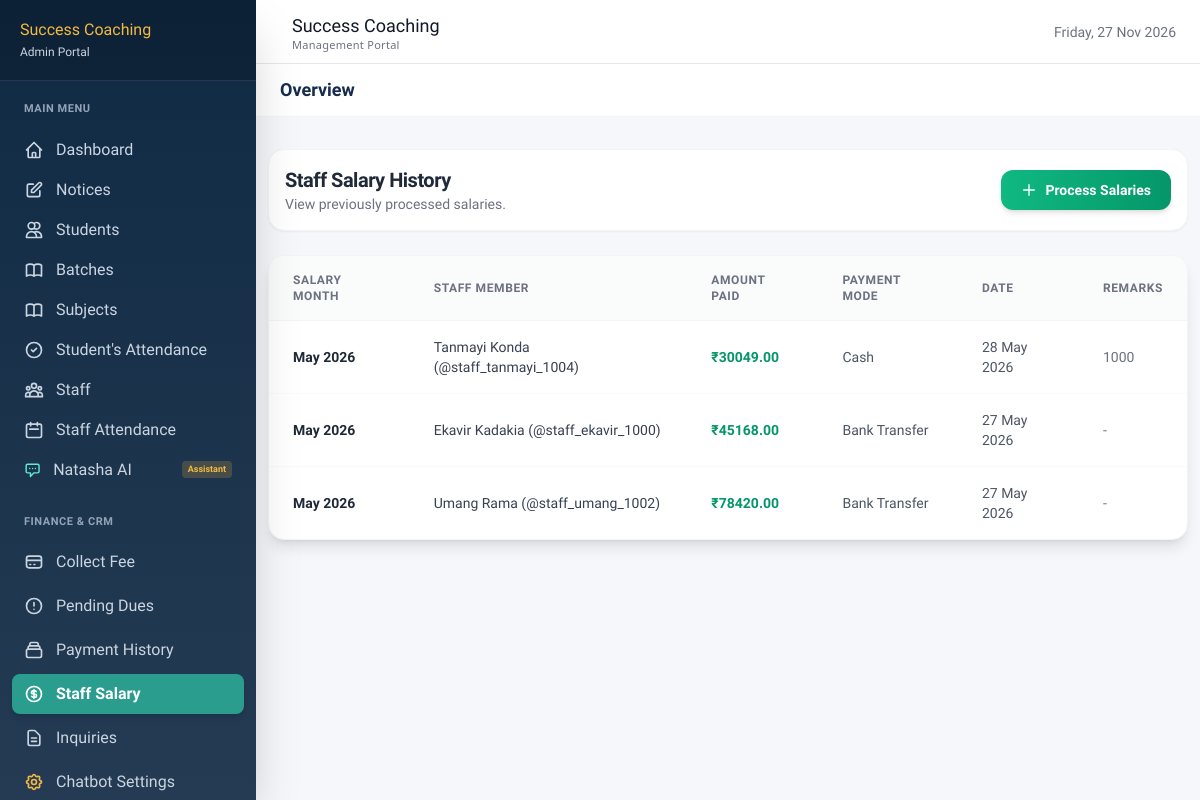
Page /dashboard/payments/staff-salary/history/ (signed in) on the committed database.
### payments/models.py (models this page shows)
class StaffSalary(models.Model):
    STATUS_CHOICES = [
        ('paid', 'Paid'),
        ('pending', 'Pending'),
    ]
    MODE_CHOICES = [
        ('cash', 'Cash'),
        ('upi', 'UPI'),
        ('bank_transfer', 'Bank Transfer'),
        ('cheque', 'Cheque'),
    ]
    staff = models.ForeignKey('staff.Staff', on_delete=models.CASCADE, related_name='salaries')
    month = models.DateField()  # Typically the 1st of the month the salary is for
    amount_paid = models.DecimalField(max_digits=10, decimal_places=2)
    status = models.CharField(max_length=10, choices=STATUS_CHOICES, default='pending')
    payment_mode = models.CharField(max_length=20, choices=MODE_CHOICES, blank=True)
    payment_date = models.DateField(null=True, blank=True)
    processed_by = models.ForeignKey(settings.AUTH_USER_MODEL, on_delete=models.SET_NULL, null=True)
    remarks = models.TextField(blank=True)
    class Meta:
        unique_together = ('staff', 'month')

### staff/models.py (models this page shows, shortened)
class Staff(models.Model):
    user = models.OneToOneField(settings.AUTH_USER_MODEL, on_delete=models.CASCADE)
    employee_id = models.CharField(max_length=20, unique=True)
    designation = models.CharField(max_length=100)
    subject_expertise = models.CharField(max_length=200)
    qualification = models.CharField(max_length=200)
    date_of_joining = models.DateField()
    salary = models.DecimalField(max_digits=10, decimal_places=2)
    is_active = models.BooleanField(default=True)
    address = models.TextField(blank=True)
    emergency_contact = models.CharField(max_length=15, blank=True)

### accounts/models.py (models this page shows)
class User(AbstractUser):
    ROLE_CHOICES = [('admin', 'Admin'), ('staff', 'Staff'), ('student', 'Student')]
    role = models.CharField(max_length=20, choices=ROLE_CHOICES, default='student')
    phone = models.CharField(max_length=15, blank=True)
    profile_photo = models.ImageField(upload_to='profiles/', blank=True, null=True)
    created_at = models.DateTimeField(auto_now_add=True)

### payments/views.py (the view)
# urls.py: path('staff-salary/history/', views.staff_salary_history, name='staff_salary_history'),
@admin_required
def staff_salary_history(request):
    from .models import StaffSalary
    salaries = StaffSalary.objects.select_related('staff__user', 'processed_by').order_by('-month', '-payment_date')
    return render(request, 'dashboard/payments/staff_salary_history.html', {'salaries': salaries})

### accounts/context_processors.py (called while the page is built)
def dashboard_base(request):
    context = {}
    if not request.user.is_authenticated:
        context['base_template'] = 'base_dashboard.html'
        return context
    if request.user.role == 'staff':
        context['base_template'] = 'base_staff.html'
        context['active_notices'] = Notice.objects.filter(is_active=True)
    elif request.user.role == 'student':
        context['base_template'] = 'base_dashboard.html'
        context['active_notices'] = Notice.objects.filter(is_active=True, target_audience='all')
    else:
        context['base_template'] = 'base_dashboard.html'
        context['active_notices'] = Notice.objects.filter(is_active=True)
    return context

### templates/dashboard/payments/staff_salary_history.html (shortened to what this page needs)
{% extends base_template %}
{% block content %}
<div class="max-w-7xl mx-auto px-1 sm:px-1 lg:px-1 py-6 space-y-6">
    <div class="flex justify-between items-center bg-white rounded-2xl shadow-sm border border-gray-100 p-4">
        <div>
            <h2 class="text-xl font-bold text-gray-800 tracking-tight">Staff Salary History</h2>
            <p class="text-sm text-gray-500">View previously processed salaries.</p>
        </div>
        <a href="{% url 'pay_staff_salary' %}"
            class="inline-flex items-center gap-2 px-5 py-2.5 bg-gradient-to-r from-emerald-500 to-emerald-600 text-white rounded-xl hover:from-emerald-600 hover:to-emerald-700 transition shadow-md text-sm font-bold">
            <svg class="w-4 h-4" fill="none" stroke="currentColor" viewBox="0 0 24 24"><path stroke-linecap="round" stroke-linejoin="round" stroke-width="2" d="M12 4v16m8-8H4"></path></svg>
            Process Salaries
        </a>
    </div>
    <div class="bg-white rounded-2xl shadow-lg border border-gray-100 overflow-hidden">
        <div class="overflow-x-auto">
            <table class="w-full text-left text-sm">
                <thead>
                    <tr class="bg-gray-50/80 border-b border-gray-100">
                        <th class="px-6 py-4 text-xs font-semibold text-gray-500 uppercase tracking-wider">Salary Month</th>
                        <th class="px-6 py-4 text-xs font-semibold text-gray-500 uppercase tracking-wider">Staff Member</th>
                        <th class="px-6 py-4 text-xs font-semibold text-gray-500 uppercase tracking-wider">Amount Paid</th>
                        <th class="px-6 py-4 text-xs font-semibold text-gray-500 uppercase tracking-wider">Payment Mode</th>
                        <th class="px-6 py-4 text-xs font-semibold text-gray-500 uppercase tracking-wider">Date</th>
                        <th class="px-6 py-4 text-xs font-semibold text-gray-500 uppercase tracking-wider">Remarks</th>
                    </tr>
                </thead>
                <tbody class="divide-y divide-gray-50">
                    {% for salary in salaries %}
                    <tr class="hover:bg-gray-50/50">
                        <td class="px-6 py-4 font-semibold text-gray-800 whitespace-nowrap">{{ salary.month|date:"F Y" }}</td>
                        <td class="px-6 py-4 font-medium text-gray-700">{{ salary.staff.user.get_full_name }} (@{{ salary.staff.user.username }})</td>
                        <td class="px-6 py-4 text-emerald-600 font-bold">₹{{ salary.amount_paid }}</td>
                        <td class="px-6 py-4 text-gray-600">{{ salary.get_payment_mode_display|default:'-' }}</td>
                        <td class="px-6 py-4 text-gray-600">{{ salary.payment_date|date:"d M Y"|default:'-' }}</td>
                        <td class="px-6 py-4 text-gray-500">{{ salary.remarks|default:'-' }}</td>
                    </tr>
                    {% empty %}
                    <tr>
                        <td colspan="6" class="px-6 py-16 text-center text-gray-500">No salary records found.</td>
                    </tr>
                    {% endfor %}
                </tbody>
            </table>
        </div>
    </div>
</div>
{% endblock %}

### templates/base_dashboard.html (style rules this page uses)
body { font-family: 'Hind', sans-serif; color: #172B4D; background-color: #F5F7FA; }

### rows in the picture
StaffSalary: month "May 2026", staff.user.get_full_name "Tanmayi Konda", staff.user.username "staff_tanmayi_1004", amount_paid "30049.00", payment_mode "Cash", payment_date "28 May 2026", remarks "1000"
StaffSalary: month "May 2026", staff.user.get_full_name "Ekavir Kadakia", staff.user.username "staff_ekavir_1000", amount_paid "45168.00", payment_mode "Bank Transfer", payment_date "27 May 2026", remarks "-"
StaffSalary: month "May 2026", staff.user.get_full_name "Umang Rama", staff.user.username "staff_umang_1002", amount_paid "78420.00", payment_mode "Bank Transfer", payment_date "27 May 2026", remarks "-"
